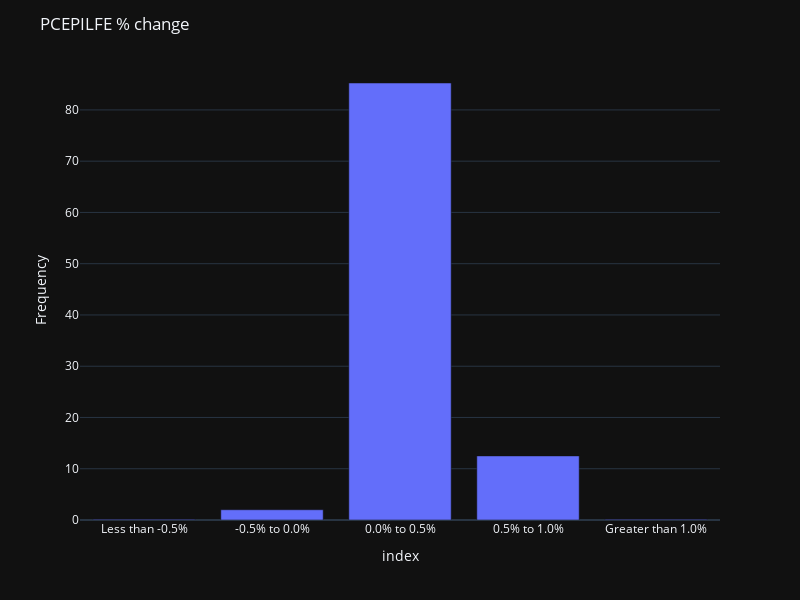

Notebook source saved alongside this figure:
### Code cell
fig = px.bar(occurrence_frequencies, x=occurrence_frequencies.index, y='Probability %')

fig = px.bar(
    occurrence_frequencies,
    x=occurrence_frequencies.index,
    y='Probability %',
)

fig.update_layout(
    title=dict(text='PCEPILFE % change'),
    width=800,
    height=600,
    yaxis=dict(title="Frequency"),
    hovermode="x unified",
    template="plotly_dark"
)

fig.show()

### Figure 1 — Plotly figure (JSON) as saved in the notebook; plotly's stock layout.template omitted (floating-point values rounded to 4 significant figures)
{"data": [{"hovertemplate": "index=%{x}<br>Probability %=%{y}<extra></extra>", "legendgroup": "", "marker": {"color": "#636efa", "pattern": {"shape": ""}}, "name": "", "orientation": "v", "showlegend": false, "textposition": "auto", "type": "bar", "x": ["Less than -0.5%", "-0.5% to 0.0%", "0.0% to 0.5%", "0.5% to 1.0%", "Greater than 1.0%"], "xaxis": "x", "y": [0.125, 2.0, 85.25, 12.5, 0.125], "yaxis": "y"}], "layout": {"barmode": "relative", "height": 600, "hovermode": "x unified", "legend": {"tracegroupgap": 0}, "margin": {"t": 60}, "title": {"text": "PCEPILFE % change"}, "width": 800, "xaxis": {"anchor": "y", "domain": [0, 1], "title": {"text": "index"}}, "yaxis": {"anchor": "x", "domain": [0, 1], "title": {"text": "Frequency"}}}}
